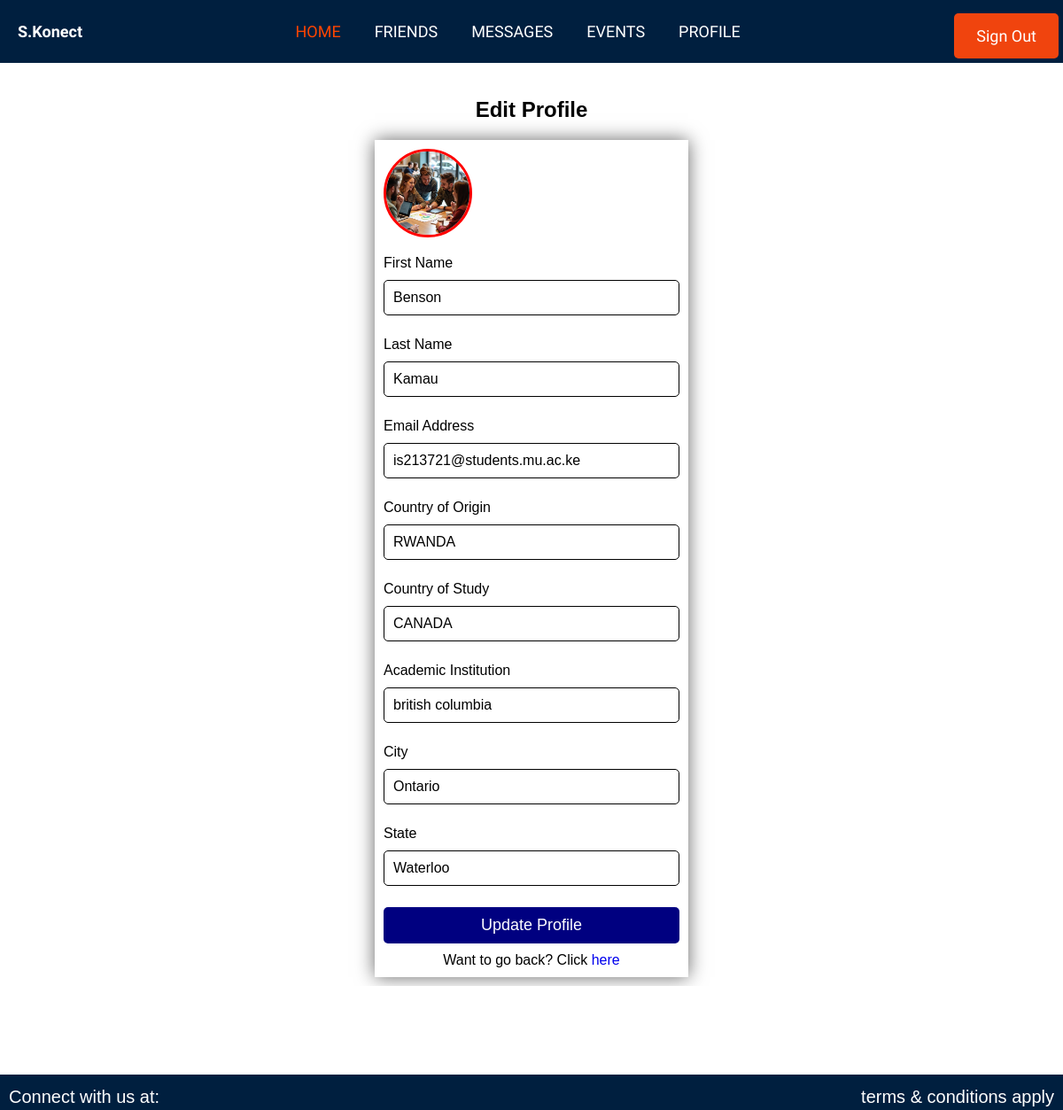
The app's page /edit_profile (signed in) with its own data.
### authentication/models.py (models this page shows, shortened)
class UserProfile(models.Model):
    user = models.OneToOneField(CustomUser, on_delete=models.CASCADE)
    country = models.CharField(max_length=100, null=True, blank=True)
    location = models.CharField(max_length=100, null=True, blank=True)
    institution = models.CharField(max_length=100, null=True, blank=True)
    city = models.CharField(max_length=100, null=True, blank=True)
    state = models.CharField(max_length=100, null=True, blank=True)
    profile_picture = models.ImageField(upload_to='profile_pictures/', null=True, blank=True)

class CustomUser(AbstractUser):
    country = models.CharField(max_length=100, null=True, blank=True)
    location = models.CharField(max_length=100, null=True, blank=True)
    institution = models.CharField(max_length=100, null=True, blank=True)
    city = models.CharField(max_length=100, null=True, blank=True)
    state = models.CharField(max_length=100, null=True, blank=True)
    zip_code = models.CharField(max_length=20, null=True, blank=True)
    otp = models.CharField(max_length=6, blank=True, null=True)
    otp_created_at = models.DateTimeField(blank=True, null=True)
    otp_verified = models.BooleanField(default=False)
    profile_picture = models.ImageField(upload_to='profile_pictures/', null=True, blank=True)
    password_reset_token = models.CharField(max_length=36, blank=True, null=True)
    token_created_at = models.DateTimeField(blank=True, null=True)
    is_verified = models.BooleanField(default=False)

### authentication/views.py (the view, shortened to what this page needs)
# urls.py: path('edit_profile', views.edit_profile, name='edit_profile'),
@login_required
def edit_profile(request):
    user_profile = get_object_or_404(UserProfile, user=request.user)
    return render(request, 'authentication/edit_profile.html', {'user_profile': user_profile})

### templates/authentication/edit_profile.html (shortened to what this page needs)
{% extends "authentication/nav2.html" %} {% load static %}
{% block title %}Edit Profile{% endblock %} {% block content %}
<section id="edit-profile">
  <div class="edit-profile-container">
    <h1>Edit Profile</h1>
    <form
      action="{% url 'edit_profile' %}"
      method="post"
      id="edit-profile-form"
      enctype="multipart/form-data"
    >
      <div class="image-upload-container">
        <img
          class="image-preview"
          src="{% if user_profile.profile_picture %}{{ user_profile.profile_picture.url }}{% else %}{% static 'images/woman.jpg' %}{% endif %}"
          alt="Profile Image"
          id="editPreviewImage"
        />
      </div>
      <div class="form-group">
        <label for="fname">First Name</label>
        <input
          type="text"
          id="fname"
          name="fname"
          value="{{ user_profile.user.first_name }}"
          placeholder="Enter first name"
          required
        />
      </div>
      <div class="form-group">
        <label for="lname">Last Name</label>
        <input
          type="text"
          id="lname"
          name="lname"
          value="{{ user_profile.user.last_name }}"
          placeholder="Enter last name"
          required
        />
      </div>
      <div class="form-group">
        <label for="email">Email Address</label>
        <input
          type="email"
          id="email"
          name="email"
          value="{{ user_profile.user.email }}"
          placeholder="Enter email address"
          required
        />
      </div>
      <div class="form-group">
        <label for="country">Country of Origin</label>
        <input
          type="text"
          id="country"
          name="country"
          value="{{ user_profile.country }}"
          placeholder="Enter your country"
          required
        />
      </div>
      <div class="form-group">
        <label for="location">Country of Study</label>
        <input
          type="text"
          id="location"
          name="location"
          value="{{ user_profile.location }}"
          placeholder="Enter your location"
          required
        />
      </div>
      <div class="form-group">
        <label for="institution">Academic Institution</label>
        <input
          type="text"
          id="institution"
          name="institution"
          value="{{ user_profile.institution }}"
          placeholder="Enter institution name"
          required
        />
      </div>
      <div class="form-group">
        <label for="city">City</label>
        <input
          type="text"
          id="city"
          name="city"
          value="{{ user_profile.city }}"
          placeholder="Enter city"
          required
        />
      </div>
      <div class="form-group">
        <label for="state">State</label>
        <input
          type="text"
          id="state"
          name="state"
          value="{{ user_profile.state }}"
          placeholder="Enter state"
          required
        />
      </div>
      <button type="submit">Update Profile</button>
      <p>Want to go back? Click <a href="{% url 'profile_view' %}">here</a></p>
    </form>
  </div>
</section>
{% endblock %}

### static/css/base.css (style rules this page uses)
* { padding: 0; margin: 0; box-sizing: border-box; text-decoration: none; list-style: none; }
body { font-family: "Arial", sans-serif, "Itim", cursive; height: 100vh; }
.form-group { margin-bottom: 16px; }
label { display: block; margin-bottom: 8px; text-align: start; }
#username, #fname, #lname, #email, #country, #location, #institution, #city, #state, #zip_code, #password, #pass2 { width: 100%; padding: 10px; box-sizing: border-box; margin-bottom: 8px; border-radius: 5px; font-size: 16px; border: 1px solid; }
button { background-color: navy; color: #fff; padding: 10px 20px; border: none; border-radius: 5px; cursor: pointer; font-size: 18px; transition: background-color 0.3s ease; }
p { text-align: center; }
.image-upload-container { position: relative; width: 100px; height: 100px; border-radius: 50%; overflow: hidden; border: 3px solid red; margin-bottom: 20px; }
.image-preview { width: 100%; height: 100%; object-fit: cover; }
label { display: block; margin-bottom: 8px; text-align: start; width: 100%; }
input[type="text"], input[type="password"] { width: 100%; padding: 10px; box-sizing: border-box; margin-bottom: 8px; border-radius: 5px; font-size: 16px; }
button { background-color: navy; color: #fff; padding: 10px; border: none; cursor: pointer; font-size: 18px; transition: background-color 0.3s ease; width: 100%; }
p { text-align: center; margin-top: 10px; }
h1 { margin-bottom: 20px; font-size: 24px; }
label { margin-bottom: 10px; font-size: 16px; }
#edit-profile { display: flex; flex-direction: row; justify-content: center; align-items: center; padding: 100px 0; }
#edit-profile .edit-profile-container { width: 100%; overflow: hidden; display: flex; flex-direction: column; align-items: center; padding: 10px; }
.edit-profile-container form { height: 50%; width: 30%; padding: 10px; box-shadow: 0 0 20px rgba(0, 0, 0, 0.6); }

### records on screen
UserProfile: profile_picture (picture), fname "Benson", lname "Kamau", email "is213721@students.mu.ac.ke", country "RWANDA", location "CANADA", institution "british columbia", city "Ontario", state "Waterloo"
